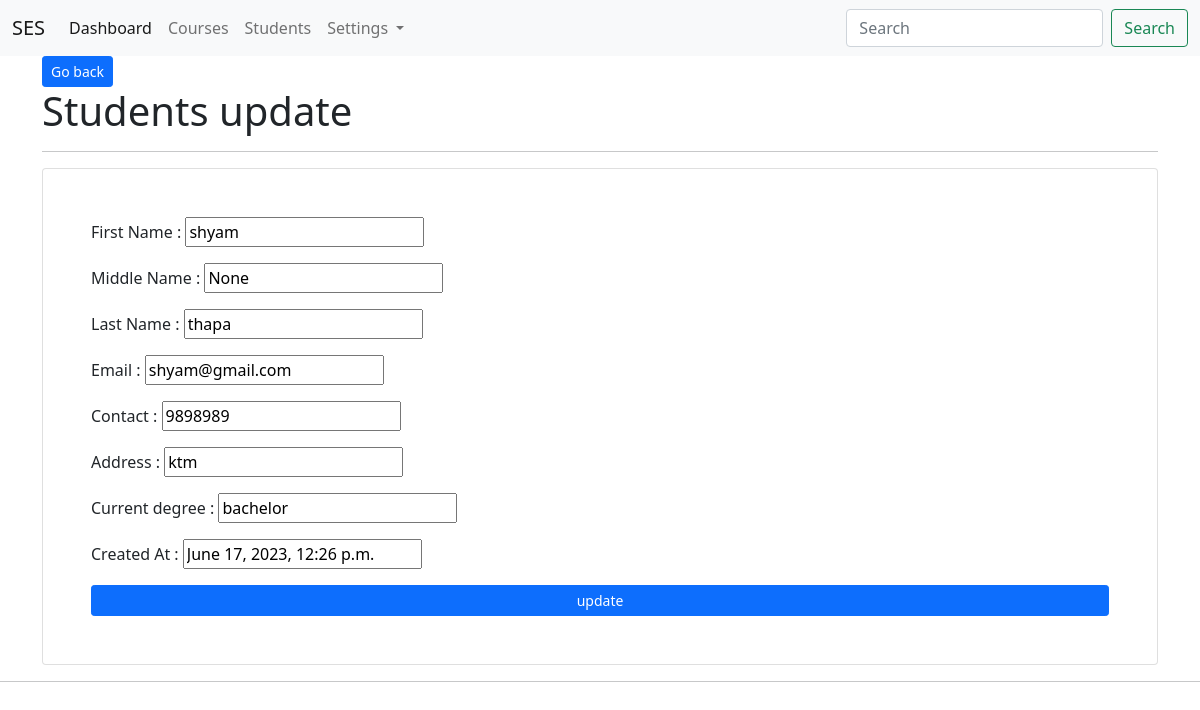
The page /app_students/edit/15/ (signed in) on the database its author committed.
### app_students/models.py (models this page shows, shortened)
class studentModel(models.Model):
    first_name= models.CharField(max_length=200)
    middle_name= models.CharField(max_length=200, null=True,blank=True)
    last_name= models.CharField(max_length=200)
    email = models.EmailField(unique=True)
    contact= models.CharField(max_length=20)
    address = models.CharField(max_length=200)
    current_degree = models.CharField(max_length=200)
    profile_img = models.FileField(upload_to='students/profiles',null=True,blank=True)
    created_at = models.DateTimeField(auto_now_add=True)
    course= models.ForeignKey(courseModel,on_delete=models.CASCADE)
    user =models.ForeignKey(User,on_delete=models.CASCADE)
    class Meta:
        db_table = 'tbl_students'

### app_students/views.py (the view)
# urls.py: path('edit/<int:id>/',views.student_edit,name='student-edit'),
@login_required(login_url='/login')
def student_edit(request,id):
    students=studentModel.objects.get(id=id)
    context={"students":students}
    return render(request, 'students/edit.html',context)

### templates/students/edit.html (shortened to what this page needs)
{% extends 'layouts/master.html' %}
{% block content %}
<div class="container">
    <a href="{% url 'student-index' %}" class="btn btn-primary btn-sm">Go back</a>
    <h1>Students update</h1>
    <hr>
    <div class="card p-5 mt-3">
        <form action="{% url 'student-update' %}" method="post">
           <div class="form-group mb-3">
                <label for="first_name"> First Name :</label>
                <input type="text" name="first_name" value="{{ students.first_name}}">
            </div>
            <div class="form-group mb-3">
                <label for="middle_name"> Middle Name :</label>
                <input type="text" name="middle_name" value="{{ students.middle_name}}">
            </div>
            <div class="form-group mb-3">
                <label for="last_name"> Last Name :</label>
                <input type="text" name="last_name" value="{{ students.last_name}}">
            </div>
            <div class="form-group mb-3">
                <label for="email"> Email :</label>
                <input type="text" name="email" value="{{ students.email}}">
            </div>
            <div class="form-group mb-3">
                <label for="contact"> Contact :</label>
                <input type="text" name="contact" value="{{ students.contact}}">
            </div>
            <div class="form-group mb-3">
                <label for="address"> Address :</label>
                <input type="text" name="address" value="{{ students.address}}">
            </div>
            <div class="form-group mb-3">
                <label for="current_degree"> Current degree :</label>
                <input type="text" name="current_degree" value="{{ students.current_degree}}">
            </div>
            <div class="form-group mb-3">
                <label for="created_at"> Created At :</label>
                <input type="text" name="created_at" value="{{ students.created_at}}">
            </div>
            <input type="submit" class="btn btn-primary col-12 btn-sm" value="update">
        </form>
    </div>
</div>
<hr>
{% endblock content %}

### rows shown on the page
studentModel: first_name "shyam", middle_name "None", last_name "thapa", email "shyam@gmail.com", contact "9898989", address "ktm", current_degree "bachelor", created_at "June 17, 2023, 12:26 p.m."
